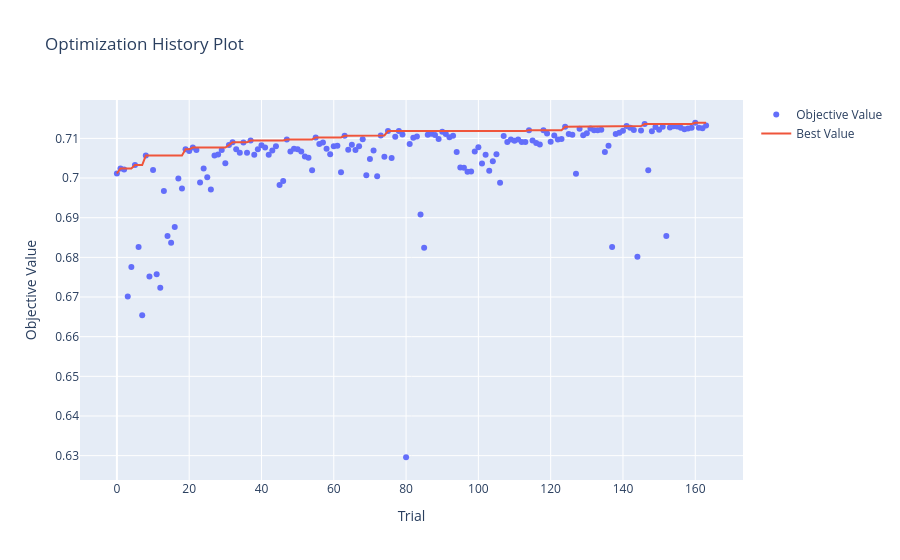
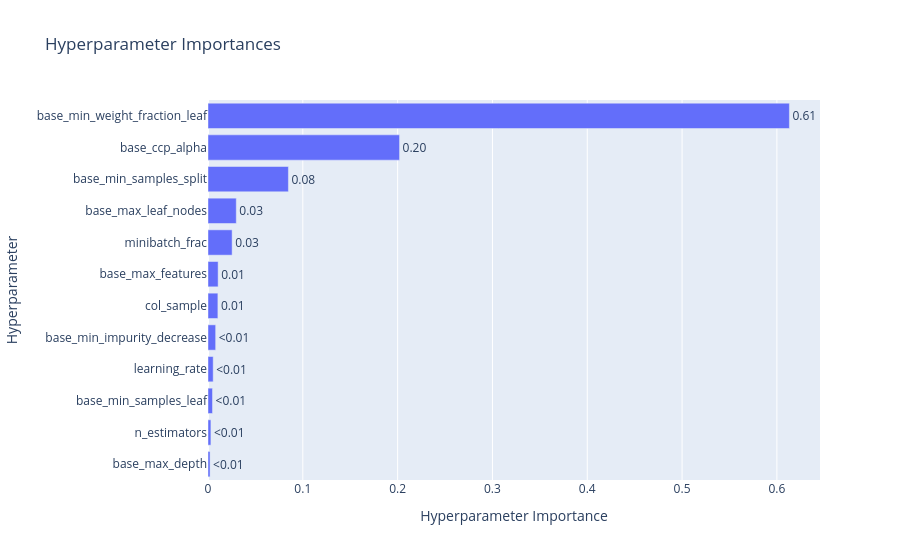

The cell these charts' notebook holds for them, in order:
### Markdown cell above
### 100k

### Code cell
# Parameter tuning settings
timeout_seconds = 60 * 60 * 3
no_improvement_trials = 100

# Split the 100k dataset to evaluate on holdout after tuning
X_tuning = train_100k_X.head(80000)
y_tuning = train_100k_y_cat.head(80000)
X_val_holdout = train_100k_X.tail(20000)
y_val_holdout = train_100k_y_cat.tail(20000)


# Define objective function for Optuna to optimize
def objective_ngboost(trial):
    # Possible parameters to tune with ranges
    base_params = {
        "criterion": "friedman_mse",
        "max_depth": trial.suggest_int("base_max_depth", 2, 20),  # Max tree depth
        "min_samples_split": trial.suggest_int(
            "base_min_samples_split", 10, 500
        ),  # Min samples required to split an internal node
        "min_samples_leaf": trial.suggest_int(
            "base_min_samples_leaf", 10, 500
        ),  # Min samples required in a leaf node
        "min_weight_fraction_leaf": trial.suggest_float(
            "base_min_weight_fraction_leaf", 0, 0.5
        ),  # Min weight fraction required in a leaf node
        "max_features": trial.suggest_categorical(
            "base_max_features", ["sqrt", "log2", None]
        ),  # Number of features to consider when looking for the best split
        "ccp_alpha": trial.suggest_float(
            "base_ccp_alpha", 1e-5, 0.1, log=True
        ),  # Complexity parameter for Minimal Cost-Complexity Pruning
        "max_leaf_nodes": trial.suggest_int(
            "base_max_leaf_nodes", 5, 512
        ),  # Max leaf nodes in the tree
        "min_impurity_decrease": trial.suggest_float(
            "base_min_impurity_decrease", 0, 1.0
        ),  # Min impurity decrease required for a split
        "random_state": 42,  # For reproducibility
    }

    base_learner = DecisionTreeRegressor(**base_params)

    params = {
        "n_estimators": trial.suggest_int(
            "n_estimators", 100, 1000
        ),  # Number of boosting rounds,
        "learning_rate": trial.suggest_float(
            "learning_rate", 0.005, 0.2, log=True
        ),  # Step size
        "minibatch_frac": trial.suggest_float(
            "minibatch_frac", 0.5, 1.0
        ),  # Fraction of data to use for fitting each base learner
        "col_sample": trial.suggest_float(
            "col_sample", 0.3, 1.0
        ),  # Fraction of features to consider for each base learner
        "random_state": 42,  # For reproducibility
        "verbose": False,  # No verbose output during training
    }

    full_pipeline = make_pipeline(
        numeric_preprocessor_cat,
        NGBClassifier(Dist=Bernoulli, Base=base_learner, **params),
    )

    # TimeSeriesSplit to respect order of data 5 splits for 5-fold CV
    tscv = TimeSeriesSplit(n_splits=5)
    cv_scores = []

    # 5-fold CV cycle
    for train_idx, val_idx in tscv.split(X_tuning):
        X_tr, X_val = X_tuning.iloc[train_idx], X_tuning.iloc[val_idx]
        y_tr = y_tuning.iloc[train_idx].values.astype(int)
        y_val = y_tuning.iloc[val_idx].values.astype(int)

        weights = compute_sample_weight(class_weight="balanced", y=y_tr)

        # Suppress warnings during fitting
        try:
            with warnings.catch_warnings():
                warnings.simplefilter("ignore")
                full_pipeline.fit(X_tr, y_tr, ngbclassifier__sample_weight=weights)
        except np.linalg.LinAlgError:
            return 0.0

        # Calculate AUC
        preds = full_pipeline.predict_proba(X_val)[:, 1]
        cv_scores.append(roc_auc_score(y_val, preds))

    # Return mean AUC across folds as the objective value to maximize
    return np.mean(cv_scores)


# Custom callback to stop optimization if no improvement in best AUC for a certain number of trials
def stop_optuna(study, trial):
    if study.best_trial.number + no_improvement_trials <= trial.number:
        print(
            f"\n[Early Stop] No improvement in {no_improvement_trials} trials. Stopping optimization."
        )
        study.stop()


# Create Optuna study and optimize
study_ngboost = optuna.create_study(direction="maximize", sampler=TPESampler(seed=42))
study_ngboost.optimize(
    objective_ngboost, timeout=timeout_seconds, n_jobs=-1, callbacks=[stop_optuna]
)

# Print best results and optimal parameters
print("\n" + "=" * 40)
print(f"BEST AUC: {study_ngboost.best_value:.4f}")
print("BEST PARAMETERS:")

print("best_params = {")
for k, v in study_ngboost.best_params.items():
    if isinstance(v, str):
        print(f'    "{k}": "{v}",')
    else:
        print(f'    "{k}": {v},')
print("}")

# Calculate and print parameter importance
print("\n--- PARAMETER IMPORTANCE ---")
importances = optuna.importance.get_param_importances(study_ngboost)
for param, importance in importances.items():
    print(f"  {param:20}: {importance:.4f}")
print("=" * 40)

# Generate and show visualizations of optimization history,
# parameter importance and parallel coordinate plot
fig1 = plot_optimization_history(study_ngboost)
fig1.show()

fig2 = plot_param_importances(study_ngboost)
fig2.show()

fig3 = plot_parallel_coordinate(study_ngboost)
fig3.show()

fig1.write_html(NGBOOST_TUNING_DIR_CAT / "optuna_ngboost_100k_history.html")
fig2.write_html(NGBOOST_TUNING_DIR_CAT / "optuna_ngboost_100k_importance.html")
fig3.write_html(NGBOOST_TUNING_DIR_CAT / "optuna_ngboost_100k_parallel.html")

### Figure 1 — Plotly figure (JSON) as saved in the notebook; plotly's stock layout.template omitted (floating-point values rounded to 4 significant figures; data arrays with more than 128 entries replaced by an {"elided": "..."} marker saying what was removed)
{"data": [{"mode": "markers", "name": "Objective Value", "type": "scatter", "x": {"elided": "164 int values"}, "y": {"elided": "164 float values"}}, {"mode": "lines", "name": "Best Value", "type": "scatter", "x": {"elided": "164 int values"}, "y": {"elided": "164 float values"}}, {"marker": {"color": "#cccccc"}, "mode": "markers", "name": "Infeasible Trial", "showlegend": false, "type": "scatter", "x": [], "y": []}], "layout": {"title": {"text": "Optimization History Plot"}, "xaxis": {"title": {"text": "Trial"}}, "yaxis": {"title": {"text": "Objective Value"}}}}

### Figure 2 — Plotly figure (JSON) as saved in the notebook; plotly's stock layout.template omitted (floating-point values rounded to 4 significant figures)
{"data": [{"cliponaxis": false, "hovertemplate": ["base_max_depth (IntDistribution): 0.0021807852628308064<extra></extra>", "n_estimators (IntDistribution): 0.00307178447250283<extra></extra>", "base_min_samples_leaf (IntDistribution): 0.004760130628696931<extra></extra>", "learning_rate (FloatDistribution): 0.005471188845150431<extra></extra>", "base_min_impurity_decrease (FloatDistribution): 0.00807404997389753<extra></extra>", "col_sample (FloatDistribution): 0.010433177243348165<extra></extra>", "base_max_features (CategoricalDistribution): 0.01068178557943132<extra></extra>", "minibatch_frac (FloatDistribution): 0.025452405285810113<extra></extra>", "base_max_leaf_nodes (IntDistribution): 0.029825575746117158<extra></extra>", "base_min_samples_split (IntDistribution): 0.08479867078833153<extra></extra>", "base_ccp_alpha (FloatDistribution): 0.20205186907573544<extra></extra>", "base_min_weight_fraction_leaf (FloatDistribution): 0.6131985770981475<extra></extra>"], "name": "Objective Value", "orientation": "h", "text": ["<0.01", "<0.01", "<0.01", "<0.01", "<0.01", "0.01", "0.01", "0.03", "0.03", "0.08", "0.20", "0.61"], "textposition": "outside", "type": "bar", "x": [0.002181, 0.003072, 0.00476, 0.005471, 0.008074, 0.01043, 0.01068, 0.02545, 0.02983, 0.0848, 0.2021, 0.6132], "y": ["base_max_depth", "n_estimators", "base_min_samples_leaf", "learning_rate", "base_min_impurity_decrease", "col_sample", "base_max_features", "minibatch_frac", "base_max_leaf_nodes", "base_min_samples_split", "base_ccp_alpha", "base_min_weight_fraction_leaf"]}], "layout": {"title": {"text": "Hyperparameter Importances"}, "xaxis": {"title": {"text": "Hyperparameter Importance"}}, "yaxis": {"title": {"text": "Hyperparameter"}}}}
